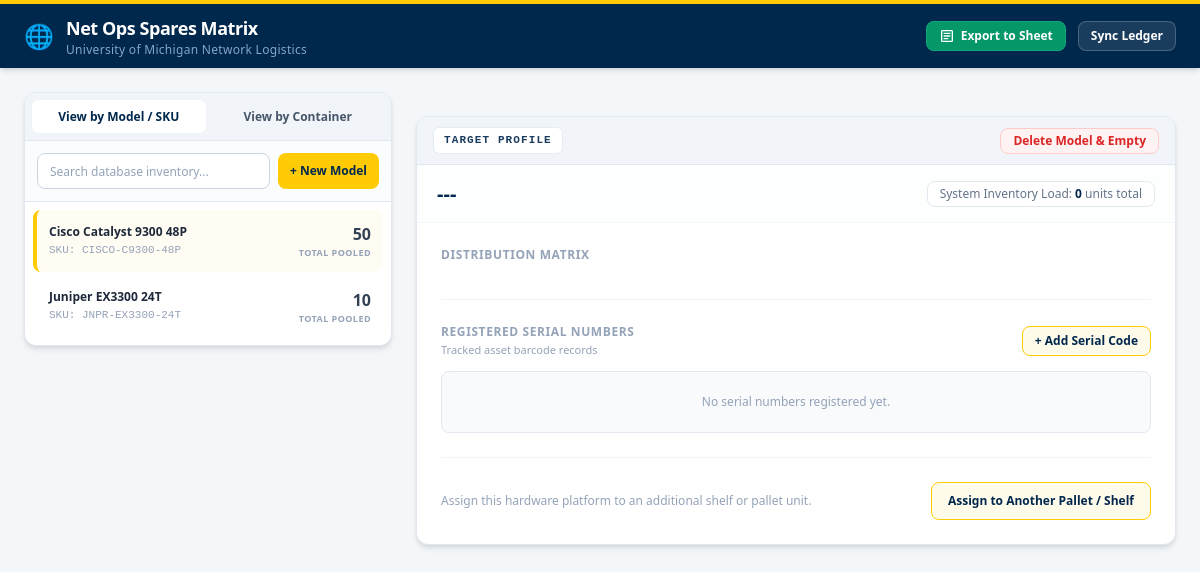
Before: / with the older database file.
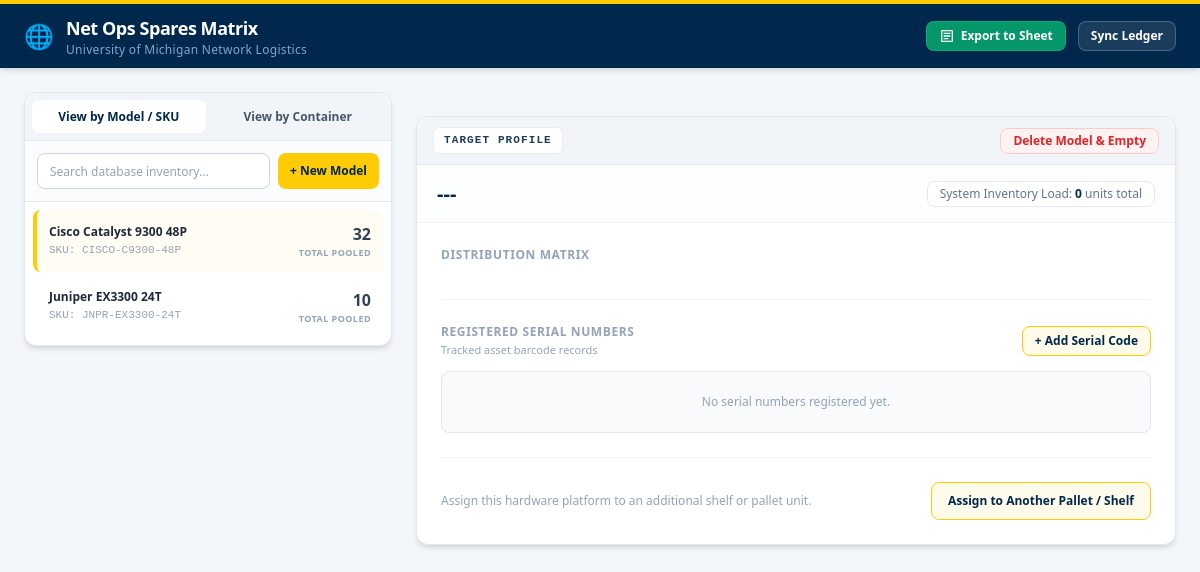
After: the same page with the newer database file.
### models.py (models this page shows)
class EquipmentModel(db.Model):
    __tablename__ = 'equipment_models'
    id = db.Column(db.Integer, primary_key=True)
    model_name = db.Column(db.String(100), nullable=False, unique=True)
    sku = db.Column(db.String(50), nullable=False, unique=True)
    allocations = db.relationship('PhysicalAllocation', backref='hardware_profile', lazy=True, cascade="all, delete-orphan")
    serials = db.relationship('SerialNumber', backref='model', cascade='all, delete-orphan', passive_deletes=True)
    @property
    def global_total(self):
        return sum(allocation.quantity for allocation in self.allocations)

class PhysicalAllocation(db.Model):
    __tablename__ = 'physical_allocations'
    id = db.Column(db.Integer, primary_key=True)
    model_id = db.Column(db.Integer, db.ForeignKey('equipment_models.id'), nullable=False)
    container_id = db.Column(db.String(50), nullable=False)
    container_type = db.Column(db.String(20), nullable=False)
    quantity = db.Column(db.Integer, default=0, nullable=False)
    serials = db.relationship(
        'SerialNumber',
        backref='location',
        lazy=True,
        cascade="all, delete-orphan",
        passive_deletes=True
    )

### app.py (the view)
@app.route('/')
def dashboard():
    catalog = EquipmentModel.query.all()
    selected_model = catalog[0] if catalog else None
    return render_template('dashboard.html', catalog=catalog, selected_model=selected_model)

### templates/dashboard.html (shortened to what this page needs)
<!DOCTYPE html>
<html lang="en">
<head>
    <script src="https://cdn.tailwindcss.com"></script>
</head>
<body class="bg-[#f4f7fa] font-sans text-slate-800 antialiased min-h-screen flex flex-col">
    <header class="bg-michigan-blue text-white sticky top-0 z-40 shadow-md border-t-4 border-michigan-maize">
        <div class="max-w-[1800px] w-full mx-auto px-4 sm:px-6 h-16 flex items-center justify-between">
            <div class="flex items-center space-x-3">
                <span class="text-2xl text-michigan-maize">🌐</span>
                <div>
                    <h1 class="text-lg font-bold tracking-tight text-white">Net Ops Spares Matrix</h1>
                    <p class="text-xs text-blue-200/70 tracking-wide font-medium">University of Michigan Network Logistics</p>
                </div>
            </div>
            <div class="flex items-center space-x-3">
                <button id="export-sheets-btn" onclick="exportToGoogleSheet()" class="px-3 py-1.5 text-xs font-bold bg-emerald-600 hover:bg-emerald-500 border border-emerald-400/30 rounded-lg text-white transition-all flex items-center space-x-1.5 shadow-xs">
                    <svg class="w-4 h-4 fill-current" viewBox="0 0 24 24">
                        <path d="M19 3H5c-1.1 0-2 .9-2 2v14c0 1.1.9 2 2 2h14c1.1 0 2-.9 2-2V5c0-1.1-.9-2-2-2zm0 16H5V5h14v14zM7 7h10v2H7zm0 4h10v2H7zm0 4h7v2H7z"/>
                    </svg>
                    <span>Export to Sheet</span>
                </button>
                <button onclick="window.location.reload();" class="px-3 py-1.5 text-xs font-semibold bg-white/10 border border-white/20 rounded-lg hover:bg-white/20 text-white transition-colors">
                    Sync Ledger
                </button>
            </div>
        </div>
    </header>
    <main class="max-w-[1800px] w-full mx-auto px-4 sm:px-6 py-6 flex-1">
        <div class="grid grid-cols-1 lg:grid-cols-12 gap-6 items-start">
            <section class="lg:col-span-4 xl:col-span-3 bg-white rounded-xl border border-slate-200 shadow-md overflow-hidden">
                <div class="flex border-b border-slate-200 bg-slate-100 p-1.5 space-x-1 h-12 items-center">
                    <button id="tab-models" onclick="switchSidebarView('models')" class="w-full h-full text-center py-1.5 text-xs font-bold rounded-lg transition-all bg-white text-michigan-blue shadow-xs border border-slate-200/50 flex items-center justify-center">
                        View by Model / SKU
                    </button>
                    <button id="tab-locations" onclick="switchSidebarView('locations')" class="w-full h-full text-center py-1.5 text-xs font-bold rounded-lg transition-all text-slate-600 hover:text-michigan-blue hover:bg-slate-50 flex items-center justify-center">
                        View by Container
                    </button>
                </div>
                <div class="p-3 border-b border-slate-200 bg-slate-50/50 min-h-[58px] flex items-center">
                    <div class="flex items-center space-x-2 w-full">
                        <input type="text"
                               id="catalog-search-input"
                               onkeyup="filterSidebarList()"
                               placeholder="Search database inventory..."
                               class="w-full px-3 py-1.5 text-xs bg-white border border-slate-300 rounded-lg focus:outline-none focus:ring-2 focus:ring-michigan-blue/30 focus:border-michigan-blue transition-all placeholder-slate-400 h-9">
                        <button id="sidebar-register-model-btn"
                                onclick="toggleModal('add-sku-modal')"
                                class="shrink-0 h-9 px-3 text-xs font-bold bg-michigan-maize text-michigan-blue hover:bg-yellow-400 rounded-lg shadow-2xs transition-all transform active:scale-95 flex items-center justify-center whitespace-nowrap">
                            <span>+ New Model</span>
                        </button>
                    </div>
                </div>
                <div id="sidebar-models-list" class="space-y-1 p-2 max-h-[calc(100vh-250px)] overflow-y-auto">
                    {% for item in catalog %}
                    <div id="catalog-row-{{ item.id }}"
                         onclick="focusHardwareModel('{{ item.id }}')"
                         class="catalog-row p-3 hover:bg-slate-50 rounded-lg cursor-pointer transition-all flex justify-between items-center group border-l-4 border-transparent">
                        <div>
                            <h4 class="font-semibold text-slate-800 text-xs group-hover:text-michigan-blue transition-colors">{{ item.model_name }}</h4>
                            <p class="text-[11px] text-slate-400 mt-0.5 font-mono">SKU: {{ item.sku }}</p>
                        </div>
                        <div class="text-right">
                            <span id="global-counter-{{ item.id }}" class="text-base font-black text-slate-700 group-hover:text-michigan-blue transition-colors">{{ item.global_total }}</span>
                            <p class="text-[9px] uppercase font-bold tracking-wider text-slate-400">Total Pooled</p>
                        </div>
                    </div>
                    {% endfor %}
                </div>
            </section>
            <section class="lg:col-span-8 xl:col-span-9 space-y-6">
                <div id="active-management-panel" class="bg-white rounded-xl border border-slate-200 shadow-md overflow-hidden">
                    <div class="bg-slate-100 border-b border-slate-200 px-4 h-12 flex items-center justify-between">
                        <span id="target-view-context-badge" class="text-[11px] font-bold uppercase tracking-widest text-michigan-blue/90 bg-white border border-slate-200/80 px-2.5 py-1 rounded-md font-mono shadow-2xs">
                        </span>
                        <div class="flex items-center space-x-2">
                            <button id="delete-model-btn"
                                    onclick="triggerModelClearout()"
                                    class="hidden text-xs font-bold text-red-600 bg-red-50 hover:bg-red-100 border border-red-200 px-3 py-1 rounded-lg transition-all shadow-2xs">
                                Delete Model & Empty
                            </button>
                        </div>
                    </div>
                    <div class="p-3 px-5 border-b border-slate-100 bg-slate-50/30 min-h-[58px] flex items-center justify-between flex-wrap gap-2">
                        <div>
                            <h2 id="target-display-name" class="text-xl font-black text-michigan-blue leading-tight">---</h2>
                        </div>
                        <div class="bg-white border border-slate-200 shadow-2xs rounded-lg px-3 py-1 text-xs text-slate-500 font-medium">
                            System Inventory Load: <span id="target-display-count" class="font-extrabold text-michigan-blue">0</span> units total
                        </div>
                    </div>
                    <div class="p-5 sm:p-6 space-y-6">
                        <div>
                            <h3 id="matrix-grid-title" class="text-xs font-bold text-slate-400 uppercase tracking-wider mb-3">Distribution Matrix</h3>
                        </div>
                        <div class="pt-6 border-t border-slate-100">
                            <div class="flex justify-between items-center mb-3">
                                <div>
                                    <h3 class="text-xs font-bold text-slate-400 uppercase tracking-wider">Registered Serial Numbers</h3>
                                    <p class="text-[11px] text-slate-400 mt-0.5">Tracked asset barcode records</p>
                                </div>
                                <button id="add-serial-btn" onclick="openAddSerialModal()" class="text-xs px-3 py-1.5 font-bold text-michigan-blue bg-amber-50 hover:bg-michigan-maize/30 border border-michigan-maize rounded-lg transition-all">
                                    + Add Serial Code
                                </button>
                            </div>
                            <div id="serial-list-container" class="grid grid-cols-1 sm:grid-cols-2 md:grid-cols-3 xl:grid-cols-4 gap-2.5 max-h-56 overflow-y-auto p-2.5 bg-slate-50 rounded-lg border border-slate-200">
                                <p class="text-xs text-slate-400 p-3 col-span-full text-center">No serial numbers registered yet.</p>
                            </div>
                        </div>
                        <div id="location-assignment-footer" class="pt-6 border-t border-slate-100 flex flex-col sm:flex-row items-center justify-between gap-4">
                            <div class="text-xs text-slate-400 max-w-sm">Assign this hardware platform to an additional shelf or pallet unit.</div>
                            <button onclick="toggleModal('assign-location-modal')" class="w-full sm:w-auto text-xs px-4 py-2.5 font-bold text-michigan-blue bg-amber-50 hover:bg-michigan-maize/20 border border-michigan-maize rounded-lg transition-all whitespace-nowrap shadow-xs">
                                Assign to Another Pallet / Shelf
                            </button>
                        </div>
                    </div>
                </div>
            </section>
        </div>
    </main>
</body>
</html>

Changed rows visible on the page:
changed through a linked row, EquipmentModel "Cisco Catalyst 9300 48P": global_total "50" → "32"
